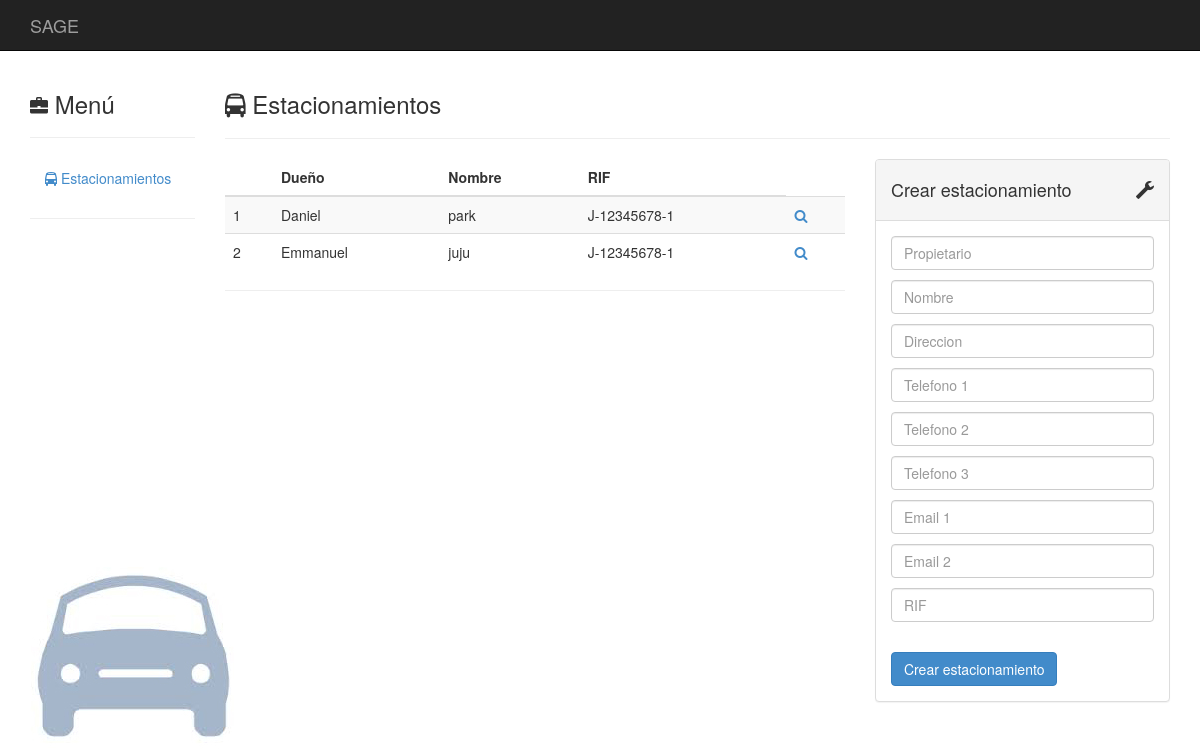
/estacionamientos/, run on the app's committed database.
### estacionamientos/models.py (models this page shows, shortened)
class Estacionamiento(models.Model):
	Propietario = models.CharField(max_length = 50, help_text = "Nombre Propio")
	Nombre = models.CharField(max_length = 50)
	Direccion = models.TextField(max_length = 120)
	Telefono_1 = models.CharField(blank = True, null = True, max_length = 30)
	Telefono_2 = models.CharField(blank = True, null = True, max_length = 30)
	Telefono_3 = models.CharField(blank = True, null = True, max_length = 30)
	Email_1 = models.EmailField(blank = True, null = True)
	Email_2 = models.EmailField(blank = True, null = True)
	Rif = models.CharField(max_length = 12)
	Tarifa = models.ForeignKey(Tarifa, default = None, blank = True, null = True)
	monto_tarifa = models.CharField(max_length = 50, blank = True, null = True)
	Apertura = models.TimeField(blank = True, null = True)
	Cierre = models.TimeField(blank = True, null = True)
	Reservas_Inicio = models.TimeField(blank = True, null = True)
	Reservas_Cierre = models.TimeField(blank = True, null = True)
	NroPuesto = models.IntegerField(blank = True, null = True)

### estacionamientos/views.py (the view)
def estacionamientos_all(request):
    global listaReserva
    listaReserva = []
    estacionamientos = Estacionamiento.objects.all()
    if request.method == 'POST':
            form = EstacionamientoForm(request.POST)
            if len(estacionamientos) >= 5:
                    return render(request, 'templateMensaje.html',
                                  {'color':'red', 'mensaje':'No se pueden agregar más estacionamientos'})
            if form.is_valid():
                obj = Estacionamiento(
                        Propietario = form.cleaned_data['propietario'],
                        Nombre = form.cleaned_data['nombre'],
                        Direccion = form.cleaned_data['direccion'],
                        Rif = form.cleaned_data['rif'],
                        Telefono_1 = form.cleaned_data['telefono_1'],
                        Telefono_2 = form.cleaned_data['telefono_2'],
                        Telefono_3 = form.cleaned_data['telefono_3'],
                        Email_1 = form.cleaned_data['email_1'],
                        Email_2 = form.cleaned_data['email_2']
                )
                obj.save()
                estacionamientos = Estacionamiento.objects.all()
    else:
        form = EstacionamientoForm()
    return render(request, 'base.html', {'form': form, 'estacionamientos': estacionamientos})

### templates/base.html (shortened to what this page needs)
{% load staticfiles %}
<!DOCTYPE html>
<html lang="es"><head>
    <link href="{% static 'css/bootstrap.min.css'%}" rel="stylesheet">
    <link href="{% static 'css/base.css'%}" rel="stylesheet">
    <link href="{% static 'css/font-awesome.min.css'%}" rel="stylesheet">
   </head>
    <div id="top-nav" class="navbar navbar-inverse navbar-static-top">
      <div class="container">
        <div class="navbar-header">
          <div class="navbar-brand" href="#">
            SAGE
          </div>
        </div>
        <div class="navbar-collapse collapse">
        </div>
      </div>
    </div>
    <div class="container">
      <div class="row">
        <div class="col-sm-2">
          <h3>
            <i class="glyphicon glyphicon-briefcase">
            </i>
            Menú
          </h3>
          <hr>
          <ul class="nav nav-stacked">
            <li>
              <a href=".">
                <i class="fa fa-bus"></i>
                Estacionamientos
              </a>
            </li>
          </ul>
          <hr>
        </div>
<div class="col-sm-10">
       <h3><i class="fa fa-bus"></i> Estacionamientos</h3>
       <hr>
     <div class="row">
       <div class="col-md-8">
      <table class="table table-striped">
      {% if estacionamientos %}
        <thead>
          <tr><th></th><th>Dueño</th><th>Nombre</th><th>RIF</th></tr>
        </thead>
        <tbody>
        {% for obj in estacionamientos %}
          <tr><td>{{forloop.counter}}</td><td>{{obj.Propietario}}</td><td>{{obj.Nombre}}</td><td>{{obj.Rif}}</td><td><a href="./{{obj.id}}"><i class="fa fa-search"></i></a> </td></tr>
        {% endfor %}
        </tbody>
        {% else %}
       <h3>No hay estacionamientos</h3>
      {% endif %}
      </table>
      <hr>
    </div><div class="col-md-4">
          <div class="panel panel-default">
            <div class="panel-heading">
              <div class="panel-title">
                <i class="glyphicon glyphicon-wrench pull-right">
                </i>
                <h4>
                  Crear estacionamiento
                </h4>
              </div>
            </div>
            <div class="panel-body">
              <form action="." method="post" class="form form-vertical">
              {% for field in form %}
                <div class="control-group">
                  <div class="controls">
                    <input type="text" class="form-control" name="{{field.name}}" placeholder="{{field.label}}" for="id_{{field.name}}"><p>
                  </div>
                </div>
              {% endfor %}
                <div class="control-group">
                  <div class="controls">
                    <button type="submit" class="btn btn-primary">
                      Crear estacionamiento
                    </button>
                  </div>
                </div>
              </form>
            </div>
          </div>
        </div></div>
    </div>
      </div>
    </div>
</body></html>

### static/css/base.css (style rules this page uses)
.navbar-static-top { margin-bottom:20px; }
i { font-size:18px; }

### data on the page
Estacionamiento: Propietario "Daniel", Nombre "park", Rif "J-12345678-1"
Estacionamiento: Propietario "Emmanuel", Nombre "juju", Rif "J-12345678-1"
